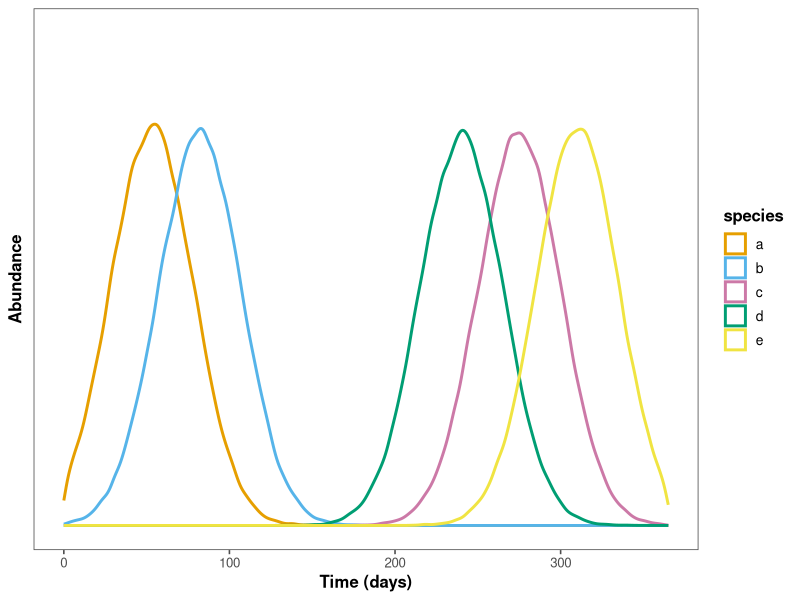
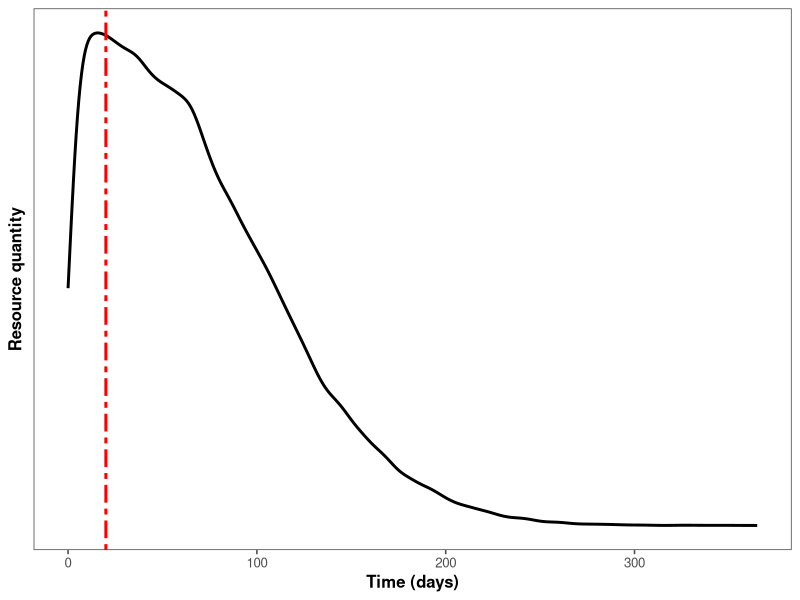
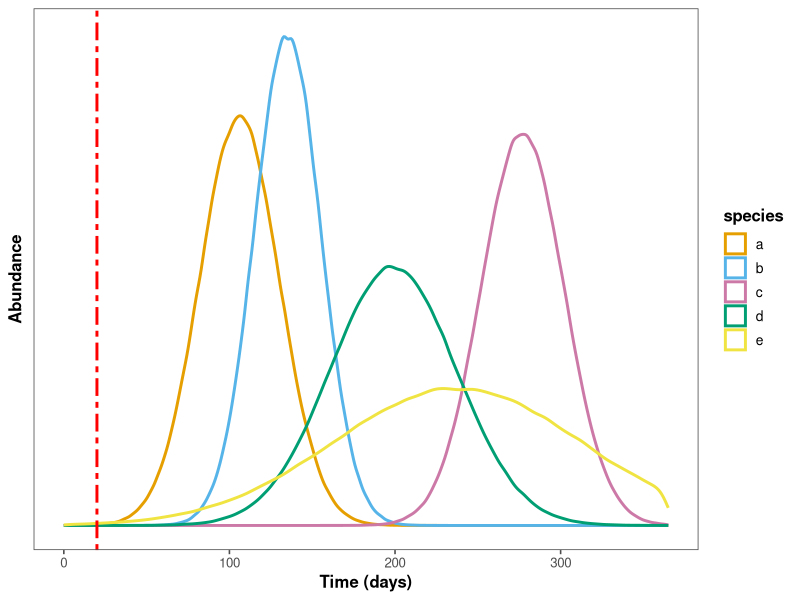
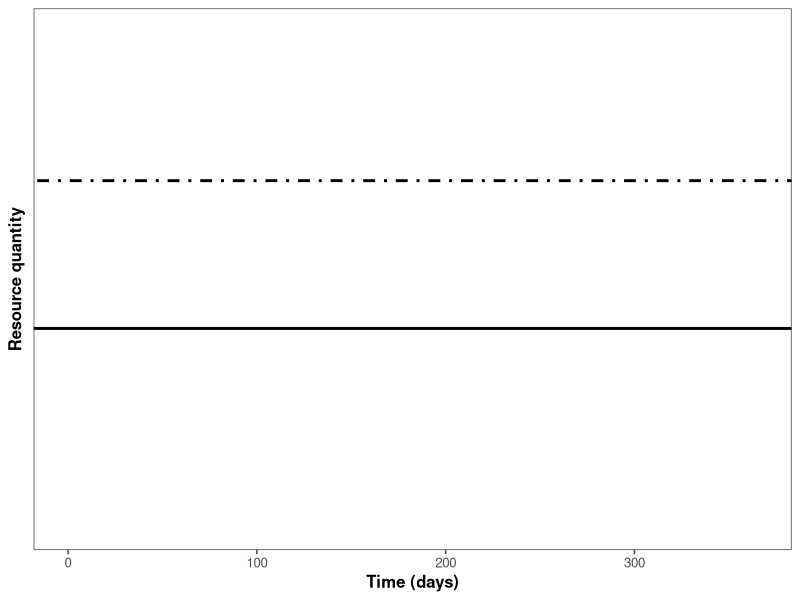
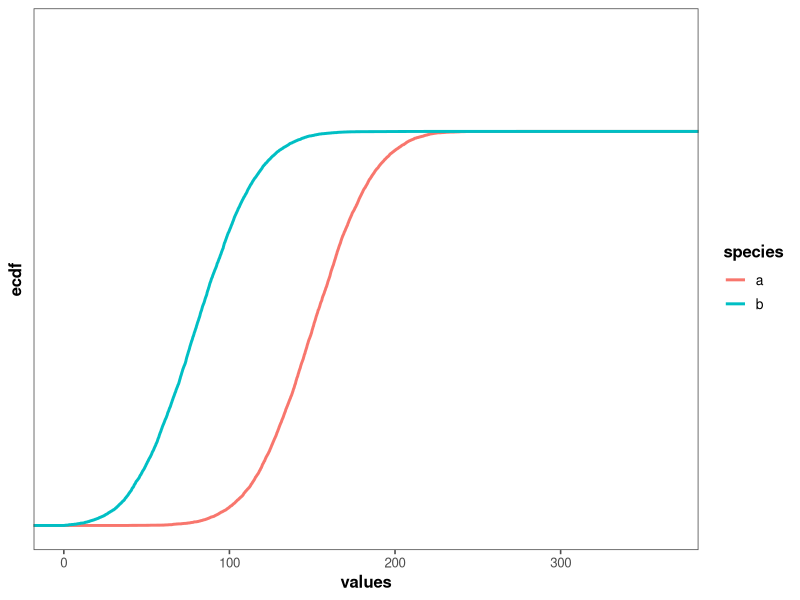
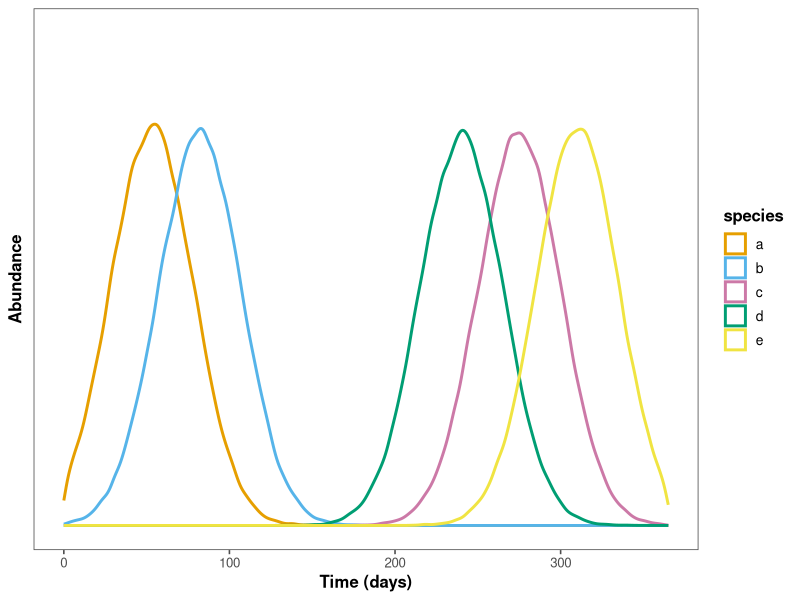
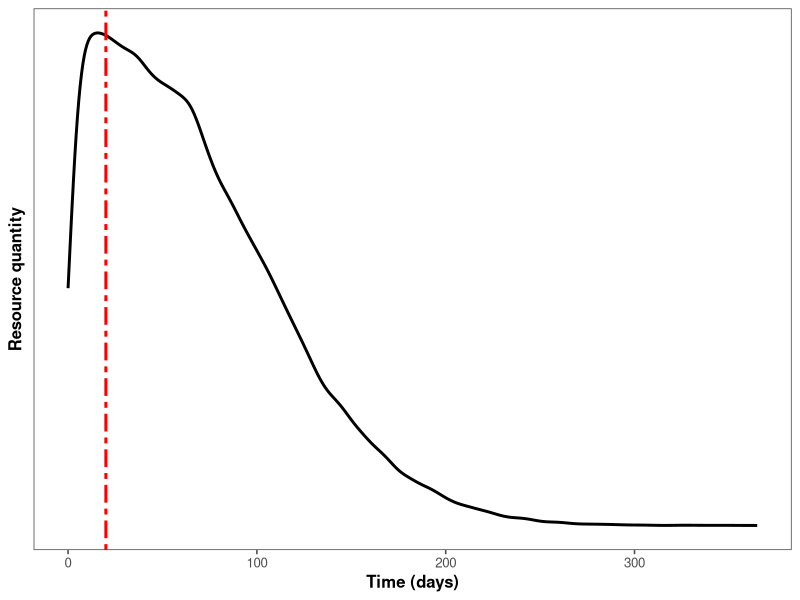
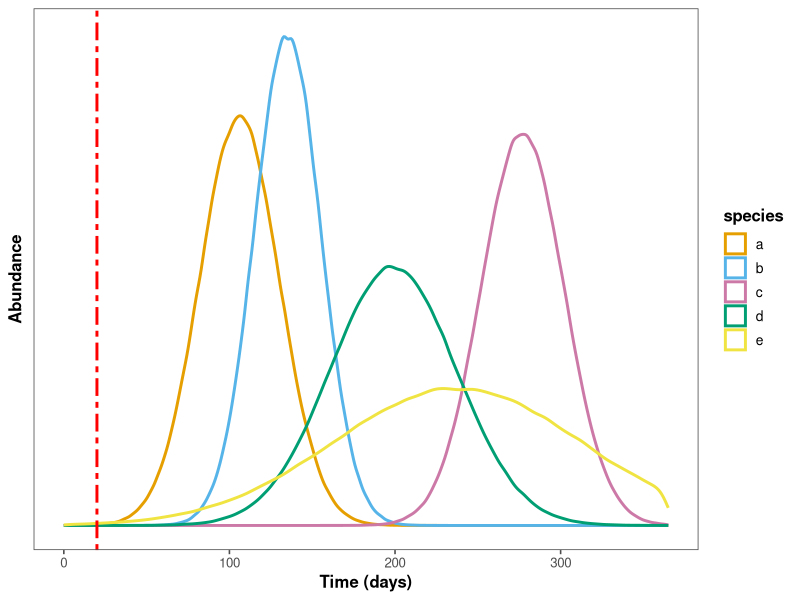

Reproduce these figures in R, in order.
library(tidyverse)
library(ggplot2)
library(ggthemes)

# making rnorms into dataframes that can be bound together for ggplot
sp1 <- data.frame(value = rnorm(100000,mean = 53, sd = 25),
                  species="a")
sp2 <- data.frame(value = rnorm(100000, mean = 82, sd = 25),
                  species="b")
sp3 <- data.frame(value = rnorm(100000, mean = 275, sd = 25),
                  species="c")
sp4 <- data.frame(value = rnorm(100000, mean = 240, sd = 25),
                  species="d")
sp5 <- data.frame(value = rnorm(100000, mean = 310, sd = 25),
                  species="e")

# making the concept plot with ggplot()
sp_combined <- rbind(sp1,sp2,sp3,sp4,sp5)

jornada_abund_plot <- sp_combined %>%
  ggplot(aes(x=value,colour=species))+
  geom_density(linewidth=1)+
  theme_few()+
  labs(x = "Time (days)",
       y = "Abundance") +
  theme(axis.title = element_text(size = 12,face = "bold",),
        legend.title = element_text(size = 12, face = "bold"),
        legend.text = element_text(size = 10)) +
  xlim(0,365) +
  ylim(0,0.02) +
  scale_colour_manual(values = c("a" = "#E69F00",
                                 "b" = "#56B4E9",
                                 "c" = "#CC79A7",
                                 "d" = "#009E73",
                                 "e" = "#F0E442"),
                      breaks = c("a","b","c","d","e"))+
  theme(axis.text.y = element_blank(),
        axis.ticks.y = element_blank())
jornada_abund_plot
ggsave("plots/jornada_concept_abundance.png",plot=jornada_abund_plot,scale=1,dpi=600)

############################################################################################################################
# One pulse plots
# making a big rnorm distribution centered around ~20 with a large sd
pulse_initial <- data.frame(value = rnorm(100000, mean = 20, sd = 75))

pulse_i_plot <- pulse_initial %>%
  ggplot(aes(x = value)) +
  geom_density(linewidth = 1)+
  theme_few()+
  labs(y = "Resource quantity",
       x = "Time (days)") +
  theme(axis.title = element_text(size = 12,face = "bold",),
        legend.title = element_text(size = 12, face = "bold"),
        legend.text = element_text(size = 10)) +
  geom_vline(xintercept = 20, linewidth = 1,colour = "red", linetype = "twodash")+
  xlim(0,365)+
  theme(axis.text.y = element_blank(),
        axis.ticks.y = element_blank())
pulse_i_plot
ggsave("plots/one_pulse_concept.png",plot=pulse_i_plot,scale=1,dpi=600)

# making the responses per species
pulse_sp1 <- data.frame(value = rnorm(1000000, mean = 106, sd = 24),
                        species = "a")
pulse_sp2 <- data.frame(value = rnorm(1000000, mean = 135, sd = 20),
                        species = "b")
pulse_sp3 <- data.frame(value = rnorm(1000000, mean = 277, sd = 25),
                        species = "c")
pulse_sp4 <- data.frame(value = rnorm(1000000, mean = 199, sd = 38),
                        species = "d")
pulse_sp5 <- data.frame(value = rnorm(1000000, mean = 238, sd = 75),
                        species = "e")

response_combined <- rbind(pulse_sp1,pulse_sp2,pulse_sp3,pulse_sp4,pulse_sp5)

one_pulse_response_plot <- response_combined %>%
  ggplot(aes(x=value,colour=species))+
  geom_density(linewidth=1)+
  theme_few()+
  labs(x = "Time (days)",
       y = "Abundance") +
  theme(axis.title = element_text(size = 12,face = "bold",),
        legend.title = element_text(size = 12, face = "bold"),
        legend.text = element_text(size = 10)) +
  xlim(0,365) +
  ylim(0,0.02) +
  scale_colour_manual(values = c("a" = "#E69F00",
                                 "b" = "#56B4E9",
                                 "c" = "#CC79A7",
                                 "d" = "#009E73",
                                 "e" = "#F0E442"),
                      breaks = c("a","b","c","d","e"))+
  geom_vline(xintercept = 20,linewidth = 1,colour = "red", linetype = "twodash")+
  theme(axis.text.y = element_blank(),
        axis.ticks.y = element_blank())
one_pulse_response_plot
ggsave("plots/one_pulse_response_plot.png",plot=one_pulse_response_plot,scale=1,dpi=600)

############################################################################################################################
# Chemostat and no pulse response

chemostat_plot <- ggplot()+
  geom_abline(slope = 0,
              intercept = 20,
              linewidth = 1) +
  geom_abline(slope = 0,
              intercept = 35,
              linewidth = 1,
              linetype = "dotdash") +
  labs(x = "Time (days)",
       y = "Resource quantity") +
  xlim(0,365) +
  ylim(0, 50) +
  theme_few() +
  theme(axis.title = element_text(size = 12,face = "bold",),
        legend.title = element_text(size = 12, face = "bold"),
        legend.text = element_text(size = 10)) +
 theme(axis.text.y = element_blank(),
       axis.ticks.y = element_blank())
chemostat_plot
ggsave("plots/chemostat_plot.png",plot=chemostat_plot,scale=1,dpi=600)

# logistic curve? Will try doing rnorm into cumulative frequency
chemo_sp1 <- data.frame(values = rnorm(10000, mean = 150, sd = 30),
                           species = "a")
chemo_sp2 <- data.frame(values = rnorm(10000, mean = 80, sd = 30),
                           species = "b")

chemostat_combined <- rbind(chemo_sp1,chemo_sp2)

chemostat_response_concept <- chemostat_combined %>%
  ggplot(aes(x = values,
             colour = species)) +
  stat_ecdf(linewidth = 1)+
  xlim(0,365) +
  ylim(0, 1.25) +
  theme_few() +
  theme(axis.title = element_text(size = 12,face = "bold",),
        legend.title = element_text(size = 12, face = "bold"),
        legend.text = element_text(size = 10)) +
  theme(axis.text.y = element_blank(),
        axis.ticks.y = element_blank())
chemostat_response_concept

# This doesn't work because both species terminate at the same end value
# find a new way to make logistic curves


